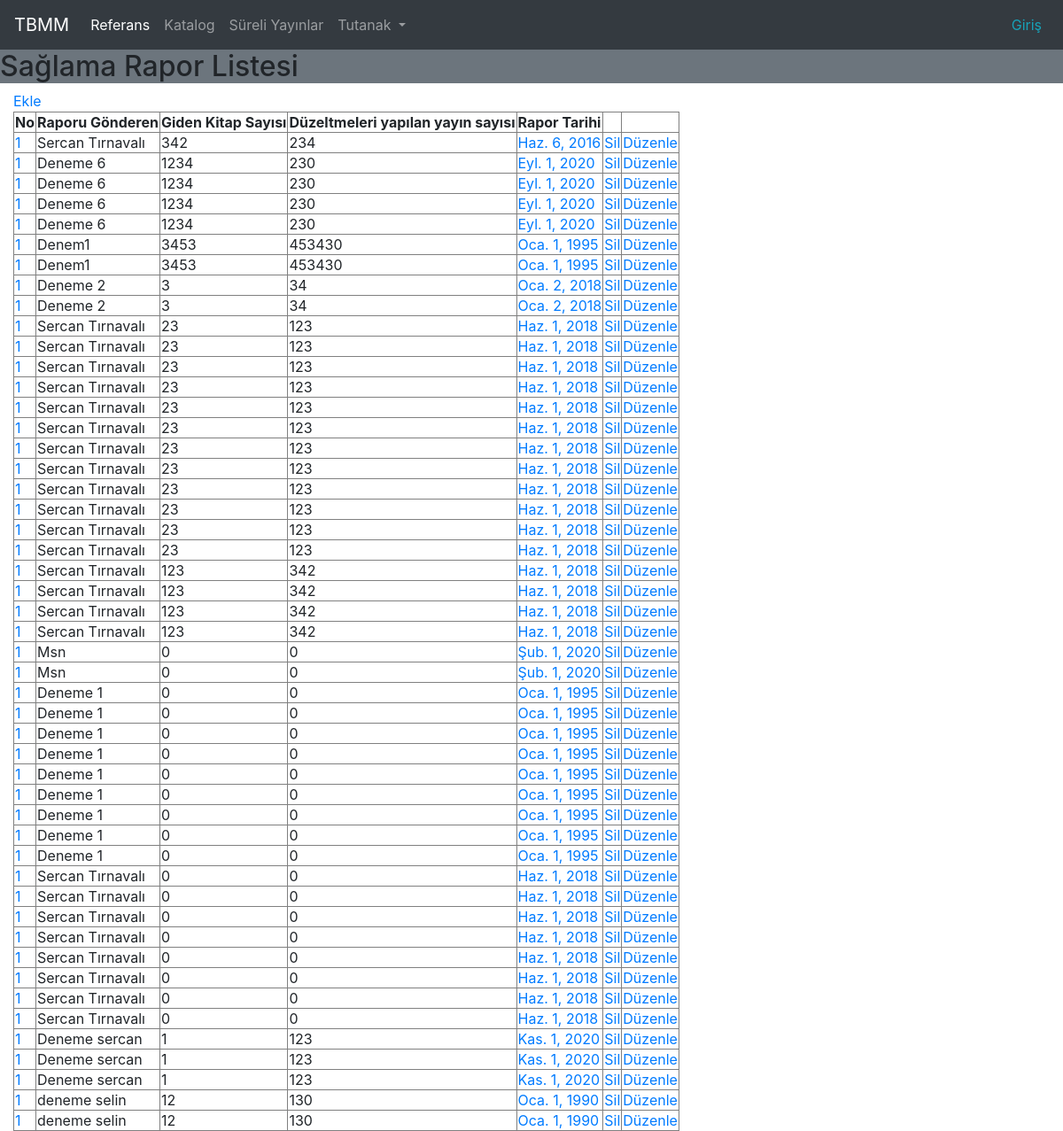
The page /saglama/ on the database as committed earlier.
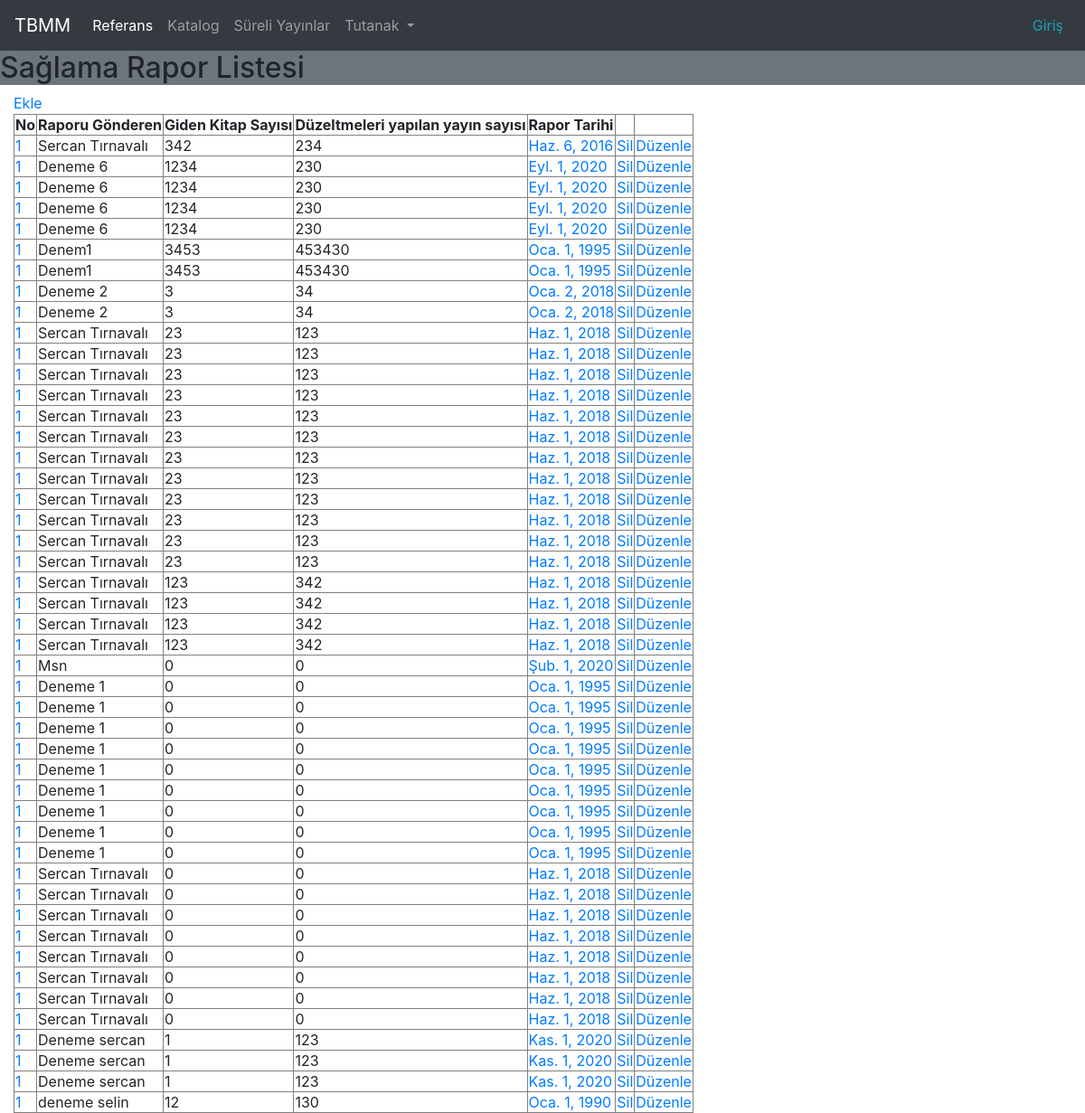
The same page on the database as committed later.
### cockpit/models.py (models this page shows, shortened)
class AcquisitionReport(models.Model):
    reporter_identity = models.CharField(max_length=60, blank=True, verbose_name="Raporu hazırlayan personel adı soyadı.")
    reporter_title    = models.CharField(max_length=60, blank=True, verbose_name="Raporu hazırlayan personel ünvanı.")
    posted_book       = models.IntegerField(default=0, verbose_name= "Kütüphaneden gönderilen kitap sayısı.")
    refactored_items  = models.IntegerField(default=0, verbose_name= "Yeniden düzenlenip envanteri yapılan yayın sayısı.")
    notes             = models.TextField(max_length=1500, blank=True, verbose_name="Ekstra not alanı.")
    date              = models.DateField( verbose_name="Raporun ait olduğu tarih")
    created_at        = models.DateField(verbose_name="Raporun hazırlandığı tarih (Otomatik oluşturulur.)", default=timezone.now)

### cockpit/views.py (the view)
# urls.py: path('saglama/', views.acquisition_report_index, name="acquisition_report_index"),
def acquisition_report_index(request):
    baslik = "Sağlama birimi analitikleri"
    modul_baslik = "Sağlama Rapor Listesi"
    acquisition_report = AcquisitionReport.objects.all()
    return render(request, 'cockpit/acquisition_report_index.html', locals())

### cockpit/templates/cockpit/acquisition_report_index.html
{% extends 'cockpit/base.html' %}
{% load static %}
{% block header %}
<link
      rel="stylesheet"
      href="{% static 'cockpit/css/marketing_page.css' %}"
    />
{% endblock %}
{% block content %}
<a href="{% url 'acquisition_report_new' %}">Ekle</a>
<table border="1">
  <thead>
    <th>No</th>
    <th>Raporu Gönderen</th>
    <th>Giden Kitap Sayısı</th>
    <th>Düzeltmeleri yapılan yayın sayısı</th>
    <th>Rapor Tarihi</th>
    <th></th>
    <th></th>
  </thead>
  <tbody>
    {% for report in acquisition_report %}
    <tr>
      <td><a href="#" >1 </a></td>
      <td>{{ report.reporter_identity }}</td>
      <td>{{ report.posted_book }}</td>
      <td>{{ report.refactored_items }}</td>
      <td><a href="{% url 'acquisition_report_detail' report.id %}" >{{ report.date }} </a></td>
      <td><a href="{% url 'acquisition_report_destroy' report.pk %}" >Sil </a></td>
      <td><a href="{% url 'acquisition_report_edit' report.id %}" >Düzenle </a></td>
    </tr>
    {% endfor %}
  </tbody>
</table>
{% endblock %}

Rows that differ between the two databases and show on the page:
removed AcquisitionReport: reporter_identity "Msn", posted_book "0", refactored_items "0", date "Şub. 1, 2020"
removed AcquisitionReport: reporter_identity "deneme selin", posted_book "12", refactored_items "130", date "Oca. 1, 1990"
